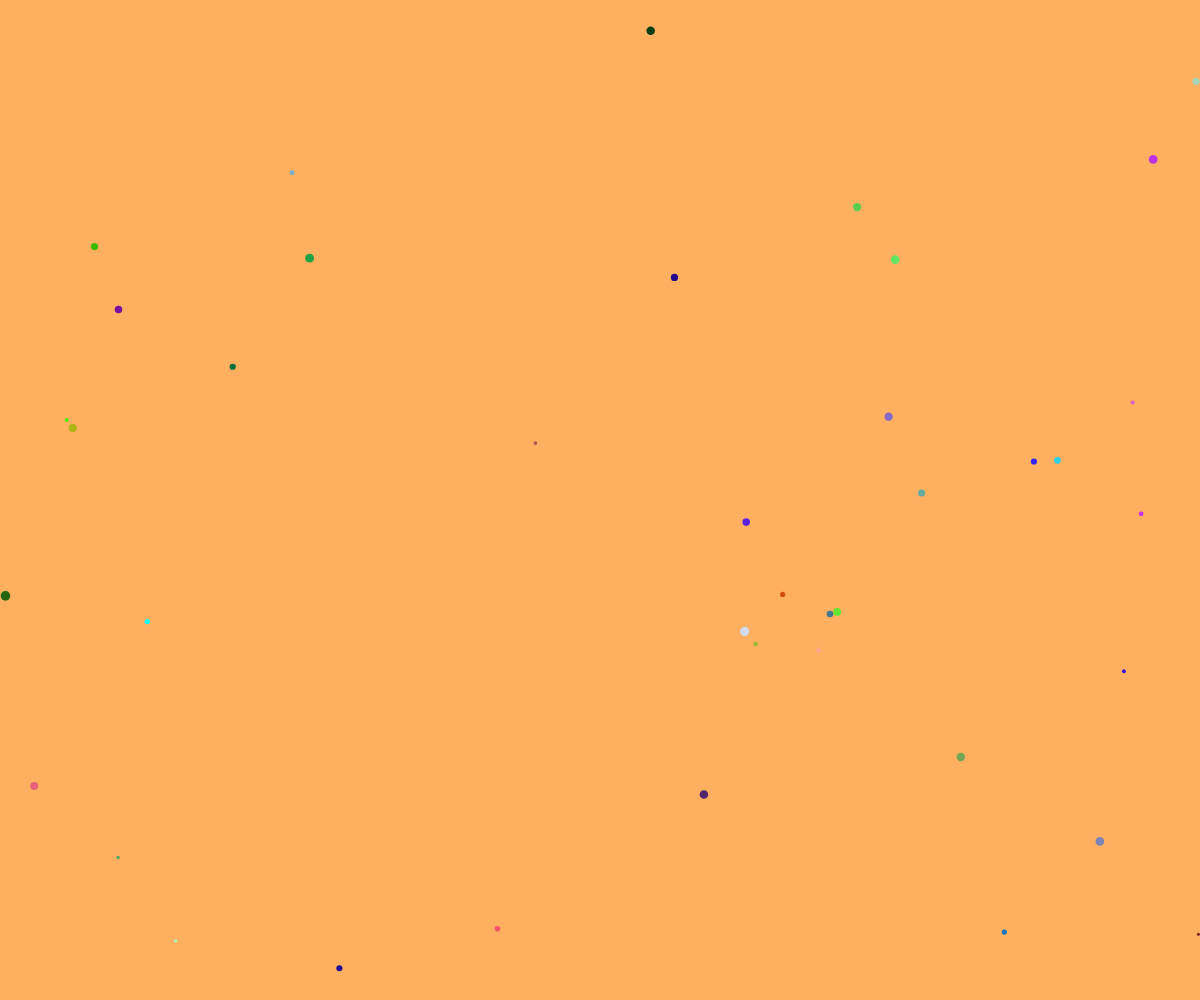
Frame 1 (no input)
Frame 60 (no input): identical to frame 1, image omitted
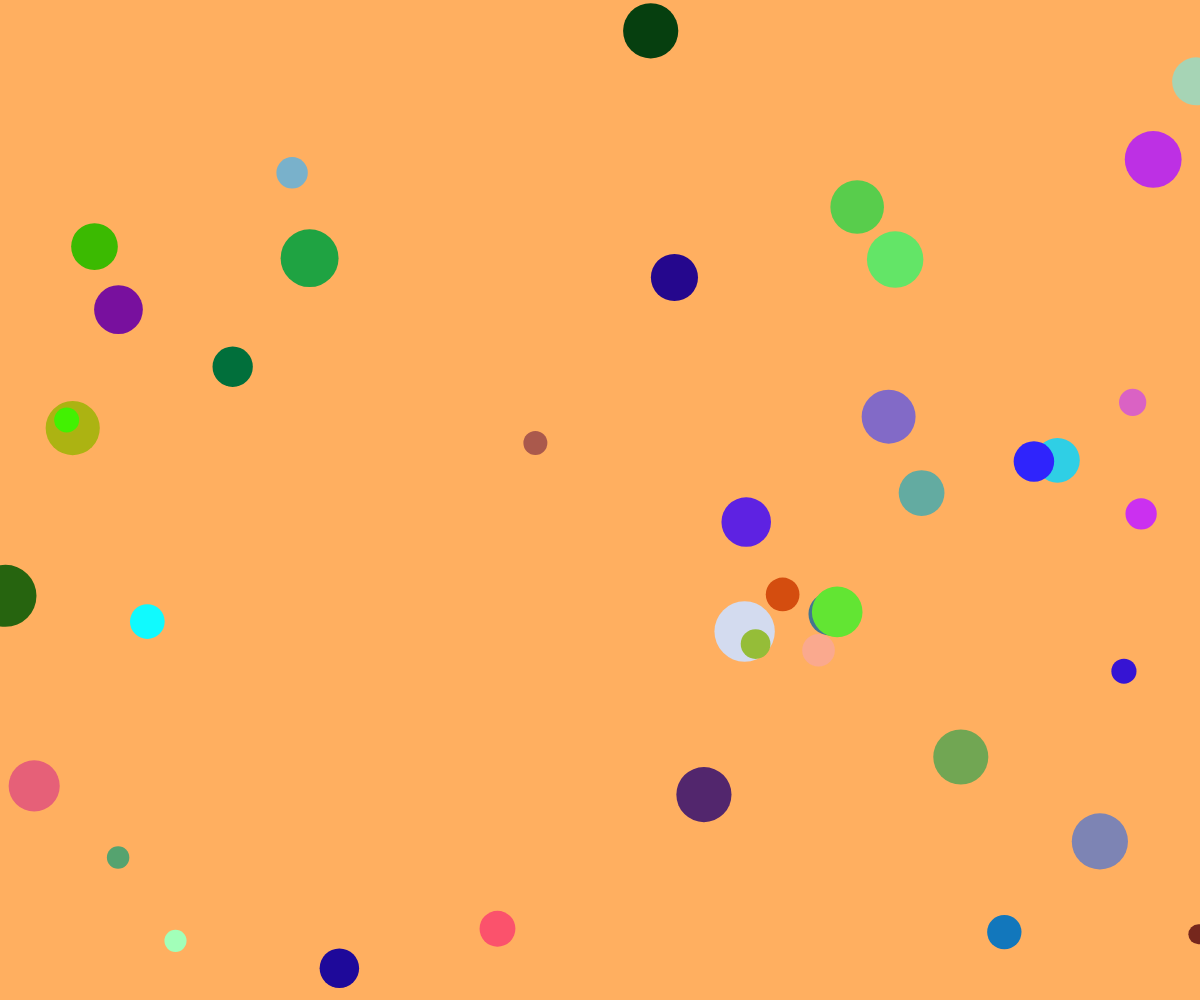
Frame 120 (the mouse pressed at the canvas centre since frame 60)

The p5.js sketch that drew these frames (run headless with seeded random() and noise() and a simulated clock; from frame 60 on, the mouse is pressed at the canvas centre):

// p5.js sketch
// ── sketch.js
let circles = [];

function setup() {
  createCanvas(windowWidth, windowHeight); // 全視窗畫布
  for (let i = 0; i < 40; i++) {
    let x = random(width);
    let y = random(height);
    let size = random(30, 100);
    let color = [random(255), random(255), random(255)]; // 隨機鮮豔顏色
    circles.push({ x, y, size, color });
  }
}

function draw() {
  background('#FFAF60'); // 設定背景顏色

  let sizeFactor = map(mouseX, 0, width, 10, 120); // 根據滑鼠 X 軸位置調整大小範圍

  for (let circle of circles) {
    fill(circle.color[0], circle.color[1], circle.color[2]); // 設定圓的顏色
    noStroke();
    ellipse(circle.x, circle.y, circle.size * sizeFactor / 100, circle.size * sizeFactor / 100); // 動態調整大小
  }
}

function windowResized() {
  resizeCanvas(windowWidth, windowHeight); // 畫布隨視窗大小調整
}

// ── style.css
html, body {
  margin: 0;
  padding: 0;
}

canvas {
  display: block;
}

/* 全局樣式 */
body {
  margin: 0;
  font-family: "Microsoft JhengHei", Arial, sans-serif;
  overflow: hidden; /* 防止滾動條 */
}

/* 選單樣式 */
nav {
  position: absolute;
  top: 10px;
  right: 10px;
  background-color: #FFD1A4; /* 選單背景顏色 */
  padding: 10px;
  border-radius: 5px; /* 圓角效果 */
  z-index: 3; /* 保證選單在最上層 */
  display: none; /* 預設隱藏選單 */
}

ul {
  list-style-type: none; /* 移除預設的項目符號 */
  margin: 0;
  padding: 0;
  display: flex; /* 水平排列 */
}

li {
  margin: 0 20px; /* 選單項目之間的間距 */
  position: relative;
}

a {
  text-decoration: none; /* 移除連結的底線 */
  color: #004B97; /* 選單文字顏色 */
  font-size: 30px; /* 選單文字大小 */
  font-family: "Microsoft JhengHei", Arial, sans-serif; /* 選單文字字型 */
  transition: color 0.3s; /* 滑鼠懸停時的過渡效果 */
}

a:hover {
  color: #0080FF; /* 滑鼠懸停時文字顏色 */
}
a:active {
  color: #FF0000; /* 滑鼠點擊時文字顏色 */
}
a:visited {
  color: #800080; /* 已訪問的連結顏色 */
}
a:focus {
  outline: none; /* 移除焦點邊框 */
}

/* 子選單樣式 */
.submenu {
  display: none; /* 預設隱藏子選單 */
  position: absolute;
  top: 100%; /* 子選單顯示在父選單下方 */
  left: 0;
  background-color: #FFD1A4;
  padding: 10px;
  border-radius: 5px;
  z-index: 3;
}

li:hover .submenu {
  display: block; /* 滑鼠懸停時顯示子選單 */
}

.submenu li {
  margin: 10px 0; /* 子選單項目間距 */
}

/* 其他樣式 */
body {
  font-family: "Microsoft JhengHei", Arial, sans-serif; /* 頁面字型 */
  background-color: #F0F0F0; /* 頁面背景顏色 */
  color: #333; /* 頁面文字顏色 */
  line-height: 1.6; /* 行高 */
}
h1 {
  font-size: 36px; /* 標題字型大小 */
  margin-bottom: 20px; /* 標題下方間距 */
}
h2 {
  font-size: 28px; /* 副標題字型大小 */
  margin-bottom: 15px; /* 副標題下方間距 */
}
p {
  font-size: 18px; /* 段落字型大小 */
  margin-bottom: 10px; /* 段落下方間距 */
}

/* iframe 樣式 */
iframe {
  position: absolute;
  top: 50%;
  left: 50%;
  transform: translate(-50%, -50%);
  width: 80%; /* 寬度為視窗的 80% */
  height: 80%; /* 高度為視窗的 80% */
  background-color: rgba(255, 255, 255, 0.2); /* 背景透明度 0.2 */
  border: none;
  z-index: 2; /* 保證 iframe 在第二層 */
}
